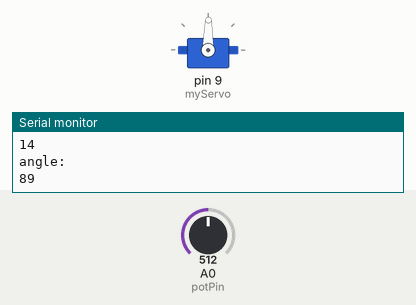
Recording of a sketch running on a simulated Arduino Uno, built with avr-gcc and run on an emulated ATmega328P. Parts: servo, the last lines printed to the serial monitor. Inputs (shaded band) come from the test bench; at power-on: A0 (potPin) = 512.

Above: at 1.2 s.
1.3 s: A0 (potPin) set to 716
At 1.6 s:
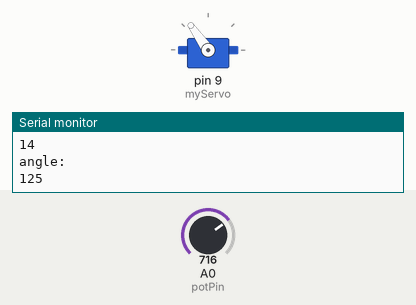
2.8 s: A0 (potPin) set to 900
At 3.5 s:
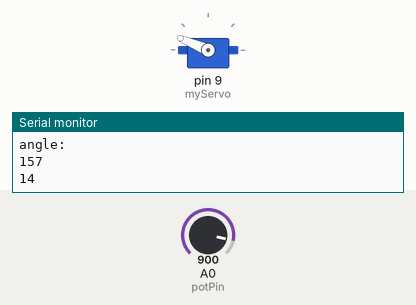
4.3 s: A0 (potPin) set to 62
At 4.8 s:
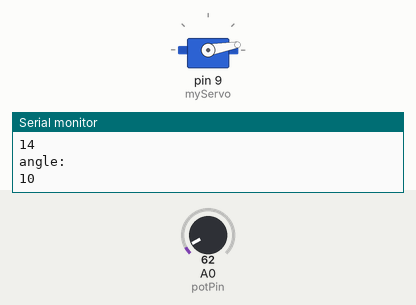
5.8 s: A0 (potPin) set to 51
At 6.6 s:
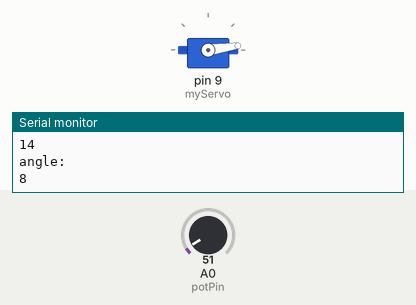
7.3 s: A0 (potPin) set to 122
At 8.4 s:
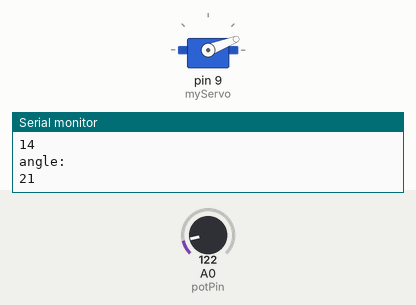
8.8 s: A0 (potPin) set to 511
At 9.6 s:
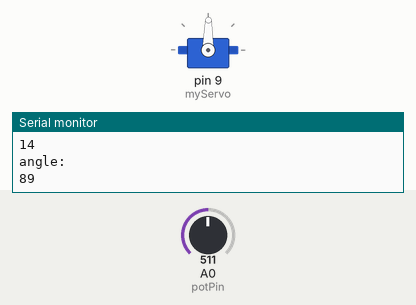
Timing chart, 0 to 11.3 s (numbered marks = the images above; inputs shaded):
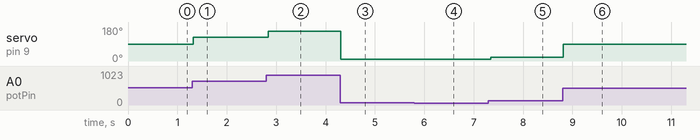

The sketch:

servomotor.ino
```cpp
#include <Servo.h>

Servo myServo;

int const potPin= A0;
int potVal;
int angle;

void setup() {
  // put your setup code here, to run once:
  myServo.attach(9);

  Serial.begin(9600);

}

void loop() {
  // put your main code here, to run repeatedly:
  potVal = analogRead(potPin);
  Serial.println(potPin);

  angle = map(potVal, 0, 1023, 0, 179);

  Serial.println("angle: ");
  Serial.println(angle);

  myServo.write(angle);
  myServo.write(angle);
  delay(50);
}
```

Measured:
- after the input at 1.3 s, servo on pin 9 (myServo): 89° → 125° at once
- after the input at 2.8 s, servo on pin 9 (myServo): 125° → 157° at once
- after the input at 4.3 s, servo on pin 9 (myServo): 157° → 10° at once
- after the input at 5.8 s, servo on pin 9 (myServo): 10° → 8° at once
- after the input at 7.3 s, servo on pin 9 (myServo): 8° → 21° after 0.05 s
- after the input at 8.8 s, servo on pin 9 (myServo): 21° → 89° at once
